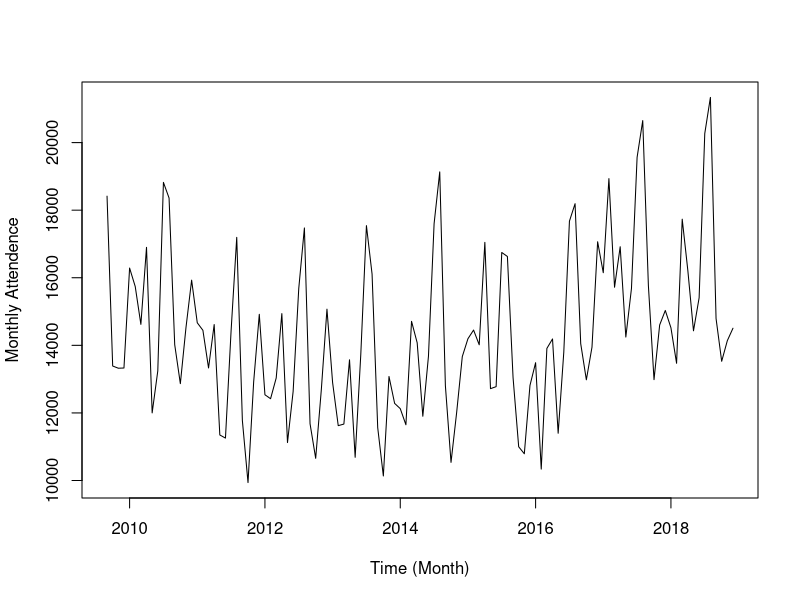
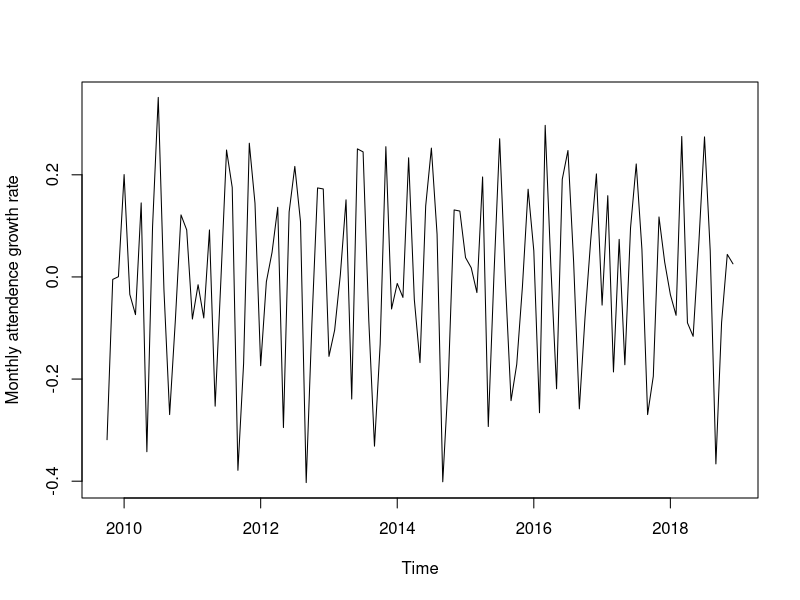
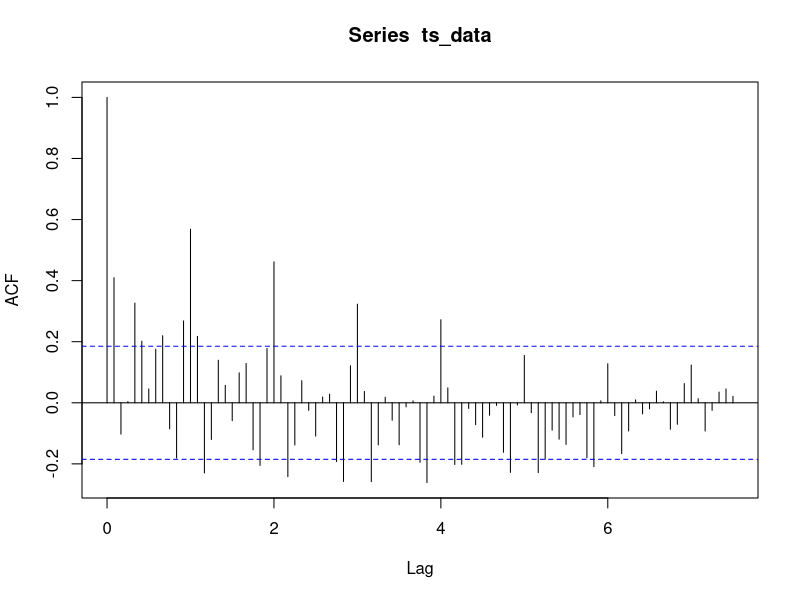
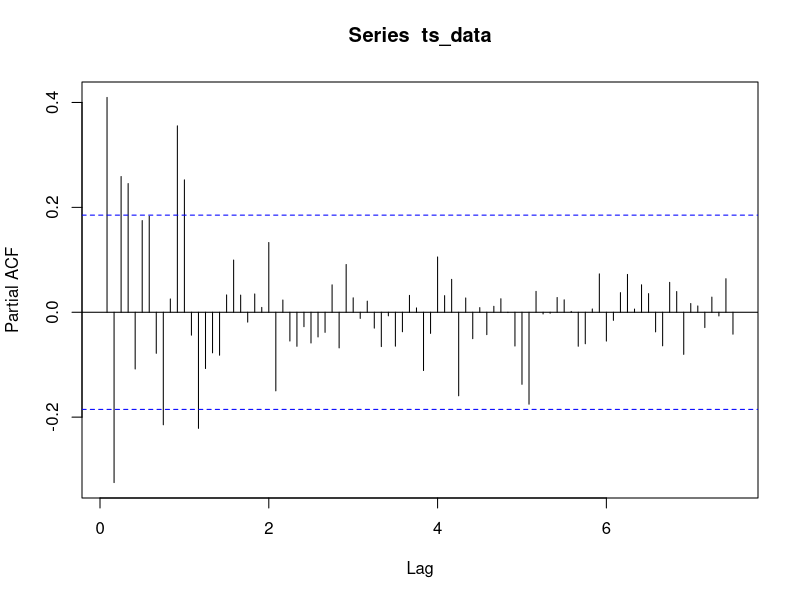
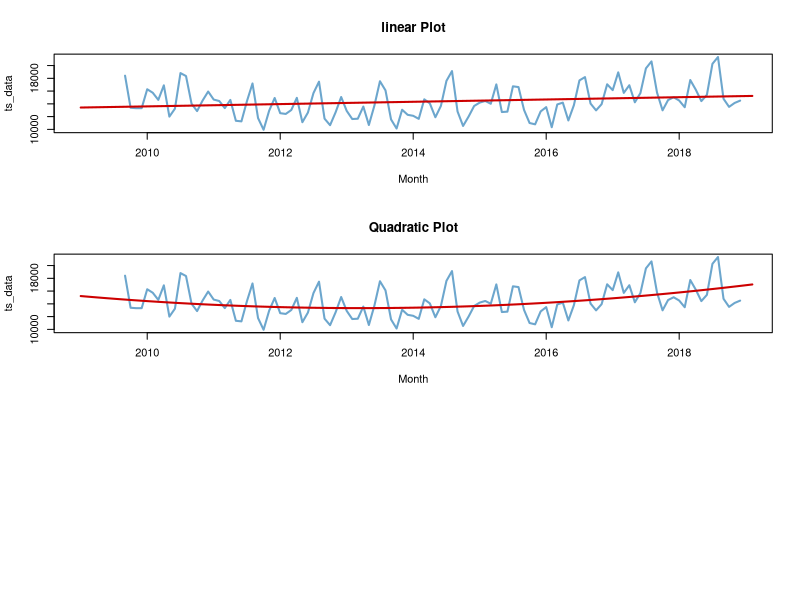
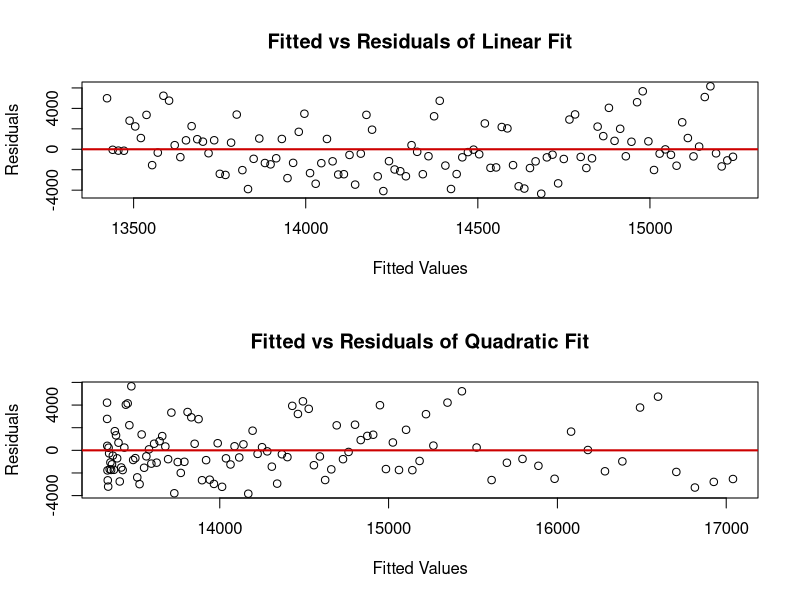
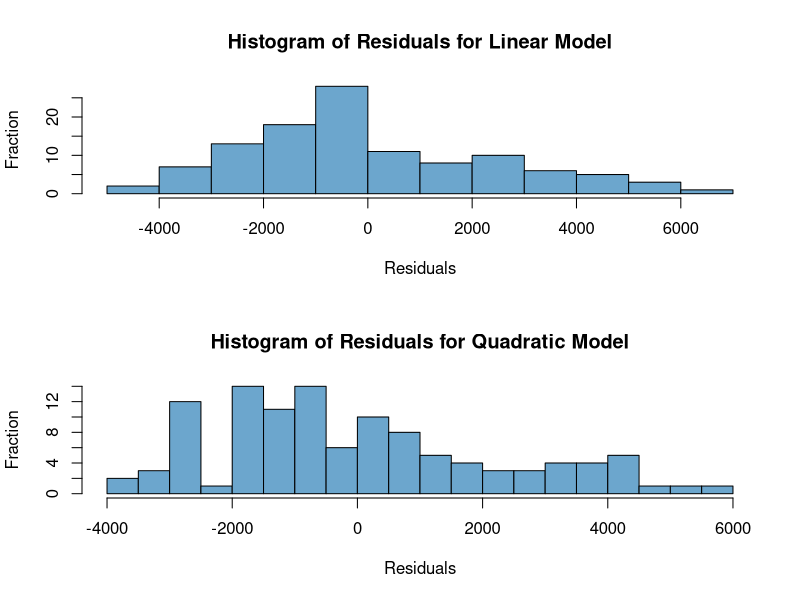
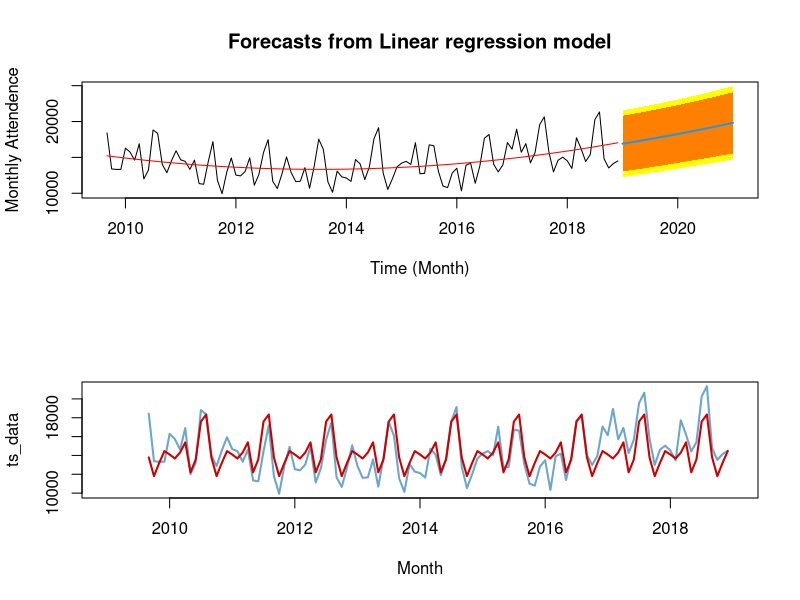

Reproduce these figures in R, in order.
## ---- chunk 1
#Here we read in our excel data
library(readxl)
library(forecast)
Monthly_data <- read_excel("PretendCity Daily Attendence.xlsx", 
    sheet = "Monthly")
# create a time series model from the data set
ts_data <- ts(Monthly_data$Attendence, start = c(2009,9), frequency = 12)
# plot the time series model
plot(ts_data, ylab="Monthly Attendence", xlab="Time (Month)")
## ---- chunk 2
# plot the covariance of the time series by taking the first difference of the log of the time series
# the difference of the log of the time series give us the percentage point changes between each point e.g. 0.2 = 20%
plot(diff(log(ts_data)), ylab="Monthly attendence growth rate")
## ---- chunk 3
# finding the autocorrelation function of the time series model
acf(ts_data, lag.max = 90)
## ---- chunk 4
# finding the partial autocorrelation funciton of the time series model, removing all the information in between time t and t+1
pacf(ts_data, lag.max = 90)
## ---- chunk 5
# Create a sequence to show the length of time 

t <- seq(2009, 2019.1,length=length(ts_data))
# Linear fit of data vs time 
lin_fit = tslm(ts_data~t)
# Quadratic fit of data vs time 
quad_fit=tslm(ts_data~t+I(t^2))

# Plot both fits against the original data 
par(mfrow=c(3,1))
plot(ts_data, xlab="Month", lwd=2, col='skyblue3', xlim=c(2009,2019), main="linear Plot")
lines(t,lin_fit$fit,col="red3",lwd=2)
plot(ts_data, xlab="Month", lwd=2, col='skyblue3', xlim=c(2009,2019), main="Quadratic Plot")
lines(t,quad_fit$fit,col="red3",lwd=2)
## ---- chunk 6
# Plot Linear and Quadratic model to compare the residuals (predicted) and fitted values (actual)
par(mfrow=c(2,1))
plot(as.vector(fitted(lin_fit)),as.vector(residuals(lin_fit)), ylab="Residuals",xlab="Fitted Values", main = "Fitted vs Residuals of Linear Fit")
abline(h=0,lwd=2,col = "red3")
plot(as.vector(fitted(quad_fit)),as.vector(residuals(quad_fit)), ylab="Residuals",xlab="Fitted Values", main = "Fitted vs Residuals of Quadratic Fit")
abline(h=0,lwd=2,col = "red3")
## ---- chunk 7
# Plot the residuals (error amount) or both the linear and quadratic fit 
par(mfrow=c(2,1))
hist(lin_fit$res,15,col="skyblue3",xlab="Residuals",ylab="Fraction",main="Histogram of Residuals for Linear Model")
hist(quad_fit$res,15,col="skyblue3",xlab="Residuals",ylab="Fraction",main="Histogram of Residuals for Quadratic Model")
## ---- chunk 8
# Run the statistics of both the linear and quadratic fit 
summary(lin_fit)
summary(quad_fit)
## ---- chunk 9
#AIC and BIC functions to run the AIC and BIC for the linear and quadradic model
AIC(lin_fit,quad_fit)
BIC(lin_fit,quad_fit)
## ---- chunk 10
#Forecast the plot of the quadradic fit
#We also need to fit the data using data.frame to reformat the data
quad_fit_forecast <- forecast(quad_fit, level = c(90,95), newdata=data.frame(t=seq(2019, 2021,by=(1/12)))) 
plot(quad_fit_forecast,ylab="Monthly Attendence", xlab="Time (Month)", shadecols="oldstyle")
lines(quad_fit_forecast$fitted, col="red")
## ---- chunk 11
#Creating a time series regression and creating the summary information
season_fit <- tslm(ts_data ~ season)
summary(season_fit)

## ---- chunk 12
#We can create the seasonal plot by using the plot function of our data, and our fitted values using the
#line function.
plot(ts_data, xlab="Month", lwd=2, col='skyblue3', xlim=c(2009,2019))
lines(season_fit$fit,col="red3",lwd=2)
## ---- chunk 13
#Fitting the model with both seasonal coefficients and the quadratic fit from before and plotting the fitted values against the residuals
full_fit <- tslm(ts_data ~ season + t + I(t^2))
plot(as.vector(fitted(full_fit)),as.vector(residuals(full_fit)), pch = 20, ylab="Residuals",xlab="Fitted", main = "Fitted vs Residuals of Full Fit")
abline(h=0,lwd=2,col = "red3")

## ---- chunk 14
#summary to see statistics of the model
summary(full_fit)
#showing the error metrics
accuracy(full_fit)
accuracy(season_fit)
## ---- chunk 15

full_fit_forecast <- forecast(full_fit, level = c(90,95), newdata = data.frame(t=seq(2019,2021, by = (1/12)))) 
plot(full_fit_forecast,ylab="Monthly Attendence", xlab="Time (Month)", shadecols="oldstyle")
# red line indicate the fitted model
# black line indicate the original data
lines(full_fit_forecast$fitted, col="red")

## ---- chunk 16
# this is the prediction of monthly attendence numbers with 90% and 95% confidence interval
full_fit_forecast
